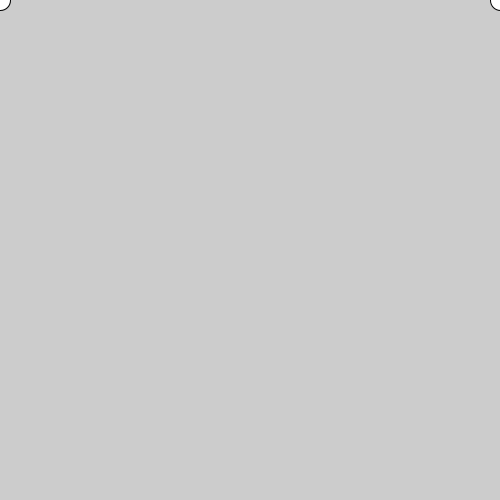
Frame 1 (no input)
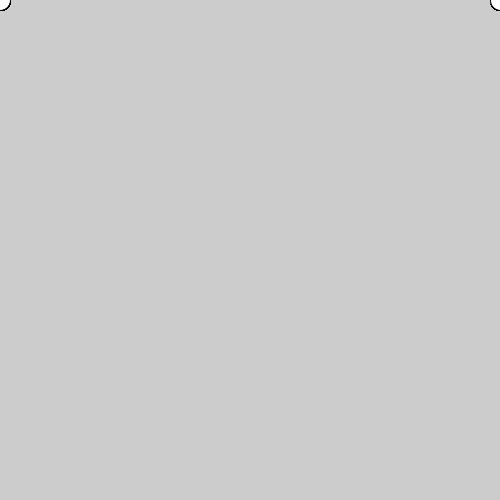
Frame 60 (the mouse pressed at the canvas centre just before this capture)
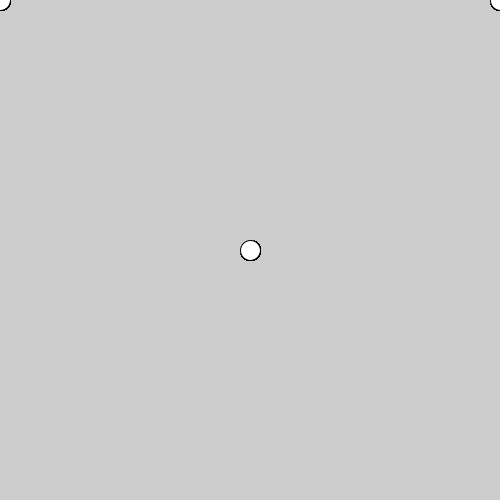
Frame 120 (the mouse held since frame 60 and released just before this capture)

The Processing sketch that drew these frames (run headless with seeded random() and noise(); from frame 60 on, the mouse is pressed at the canvas centre):

// Processing sketch: processing_80763
// ── processing_80763.pde

void setup(){
  size(500,500);
  frameRate(20);
}
void draw()
{
ellipse(mouseX,mouseY,20,20);
ellipse(500-mouseX,mouseY,20,20);
}
